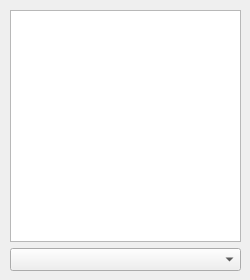
<?xml version="1.0" encoding="UTF-8"?>
<ui version="4.0">
 <class>ScoreWindow</class>
 <widget class="QWidget" name="ScoreWindow">
  <property name="windowModality">
   <enum>Qt::WindowModal</enum>
  </property>
  <property name="geometry">
   <rect>
    <x>0</x>
    <y>0</y>
    <width>250</width>
    <height>280</height>
   </rect>
  </property>
  <property name="sizePolicy">
   <sizepolicy hsizetype="Fixed" vsizetype="Fixed">
    <horstretch>0</horstretch>
    <verstretch>0</verstretch>
   </sizepolicy>
  </property>
  <property name="minimumSize">
   <size>
    <width>250</width>
    <height>280</height>
   </size>
  </property>
  <property name="maximumSize">
   <size>
    <width>250</width>
    <height>280</height>
   </size>
  </property>
  <property name="windowTitle">
   <string>High Score</string>
  </property>
  <widget class="QWidget" name="verticalLayoutWidget">
   <property name="geometry">
    <rect>
     <x>10</x>
     <y>10</y>
     <width>231</width>
     <height>261</height>
    </rect>
   </property>
   <layout class="QVBoxLayout" name="verticalLayout">
    <item>
     <widget class="QListWidget" name="list_scores"/>
    </item>
    <item>
     <widget class="QComboBox" name="cb_difficulty">
      <property name="font">
       <font>
        <pointsize>10</pointsize>
       </font>
      </property>
     </widget>
    </item>
   </layout>
  </widget>
 </widget>
 <resources/>
 <connections/>
</ui>
